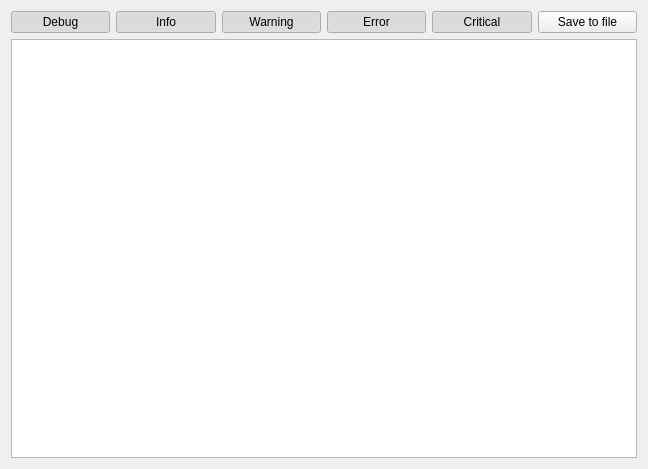
<?xml version="1.0" encoding="UTF-8"?>
<ui version="4.0">
 <class>LoggerWindow</class>
 <widget class="QWidget" name="LoggerWindow">
  <property name="geometry">
   <rect>
    <x>0</x>
    <y>0</y>
    <width>648</width>
    <height>469</height>
   </rect>
  </property>
  <property name="windowTitle">
   <string>Logs</string>
  </property>
  <property name="windowIcon">
   <iconset resource="../../../../data/resources/mainwindow.qrc">
    <normaloff>:/images/mask-icon.png</normaloff>:/images/mask-icon.png</iconset>
  </property>
  <layout class="QGridLayout" name="gridLayout">
   <item row="2" column="0" colspan="2">
    <widget class="QTextBrowser" name="txtLogHistory"/>
   </item>
   <item row="0" column="0" colspan="2">
    <layout class="QHBoxLayout" name="horizontalLayout_2">
     <item>
      <widget class="QPushButton" name="btnDebug">
       <property name="text">
        <string>Debug</string>
       </property>
       <property name="icon">
        <iconset resource="../../../../data/resources/loggerwindow.qrc">
         <normaloff>:/images/oxygen-icons/script-error.png</normaloff>:/images/oxygen-icons/script-error.png</iconset>
       </property>
       <property name="checkable">
        <bool>true</bool>
       </property>
       <property name="checked">
        <bool>true</bool>
       </property>
       <property name="flat">
        <bool>true</bool>
       </property>
      </widget>
     </item>
     <item>
      <widget class="QPushButton" name="btnInfo">
       <property name="text">
        <string>Info</string>
       </property>
       <property name="icon">
        <iconset resource="../../../../data/resources/loggerwindow.qrc">
         <normaloff>:/images/oxygen-icons/dialog-information.png</normaloff>:/images/oxygen-icons/dialog-information.png</iconset>
       </property>
       <property name="checkable">
        <bool>true</bool>
       </property>
       <property name="checked">
        <bool>true</bool>
       </property>
       <property name="flat">
        <bool>true</bool>
       </property>
      </widget>
     </item>
     <item>
      <widget class="QPushButton" name="btnWarning">
       <property name="text">
        <string>Warning</string>
       </property>
       <property name="icon">
        <iconset resource="../../../../data/resources/loggerwindow.qrc">
         <normaloff>:/images/oxygen-icons/dialog-warning.png</normaloff>:/images/oxygen-icons/dialog-warning.png</iconset>
       </property>
       <property name="checkable">
        <bool>true</bool>
       </property>
       <property name="checked">
        <bool>true</bool>
       </property>
       <property name="flat">
        <bool>true</bool>
       </property>
      </widget>
     </item>
     <item>
      <widget class="QPushButton" name="btnError">
       <property name="text">
        <string>Error</string>
       </property>
       <property name="icon">
        <iconset resource="../../../../data/resources/loggerwindow.qrc">
         <normaloff>:/images/oxygen-icons/dialog-error.png</normaloff>:/images/oxygen-icons/dialog-error.png</iconset>
       </property>
       <property name="checkable">
        <bool>true</bool>
       </property>
       <property name="checked">
        <bool>true</bool>
       </property>
       <property name="flat">
        <bool>true</bool>
       </property>
      </widget>
     </item>
     <item>
      <widget class="QPushButton" name="btnCritical">
       <property name="text">
        <string>Critical</string>
       </property>
       <property name="icon">
        <iconset resource="../../../../data/resources/loggerwindow.qrc">
         <normaloff>:/images/oxygen-icons/edit-bomb.png</normaloff>:/images/oxygen-icons/edit-bomb.png</iconset>
       </property>
       <property name="checkable">
        <bool>true</bool>
       </property>
       <property name="checked">
        <bool>true</bool>
       </property>
       <property name="flat">
        <bool>true</bool>
       </property>
      </widget>
     </item>
     <item>
      <widget class="QPushButton" name="btnSave">
       <property name="text">
        <string>Save to file</string>
       </property>
       <property name="icon">
        <iconset resource="../../../../data/resources/loggerwindow.qrc">
         <normaloff>:/images/oxygen-icons/document-save-as.png</normaloff>:/images/oxygen-icons/document-save-as.png</iconset>
       </property>
      </widget>
     </item>
    </layout>
   </item>
  </layout>
 </widget>
 <tabstops>
  <tabstop>btnDebug</tabstop>
  <tabstop>btnInfo</tabstop>
  <tabstop>btnWarning</tabstop>
  <tabstop>btnError</tabstop>
  <tabstop>btnCritical</tabstop>
  <tabstop>btnSave</tabstop>
  <tabstop>txtLogHistory</tabstop>
 </tabstops>
 <resources>
  <include location="../../../../data/resources/loggerwindow.qrc"/>
  <include location="../../../../data/resources/mainwindow.qrc"/>
 </resources>
 <connections/>
</ui>
